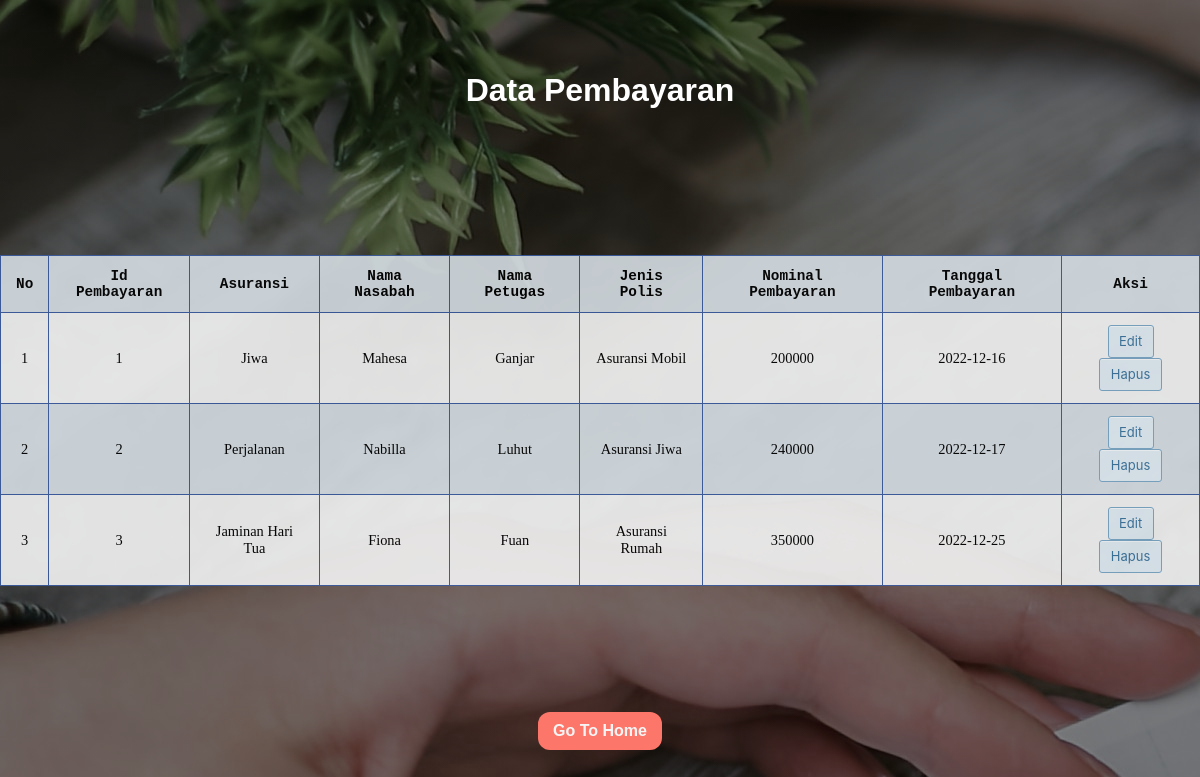
Screenshot of /pembayaran/read.php with the database file from the repository.
### tables this page shows
CREATE TABLE `pembayaran` (
  `id_pembayaran` int(10) NOT NULL,
  `kode_asuransi` int(10) NOT NULL,
  `id_nasabah` int(10) NOT NULL,
  `nip` int(10) NOT NULL,
  `no_polis` int(10) NOT NULL,
  `nominal_bayar` varchar(45) NOT NULL,
  `tanggal_pembayaran` date NOT NULL
);

CREATE TABLE `tb_asuransi` (
  `kode_asuransi` int(10) NOT NULL,
  `jenis_asuransi` varchar(45) NOT NULL,
  `jangka_waktu` date NOT NULL,
  `biaya_asuransi` int(20) NOT NULL
);

CREATE TABLE `nasabah` (
  `id_nasabah` int(10) NOT NULL,
  `nama_nasabah` varchar(45) NOT NULL,
  `jenis_kelamin_n` varchar(45) NOT NULL,
  `alamat` varchar(45) NOT NULL,
  `nip` int(10) NOT NULL,
  `no_polis` int(10) NOT NULL
);

CREATE TABLE `petugas` (
  `nip` int(10) NOT NULL,
  `nama_petugas` varchar(45) NOT NULL,
  `jenis_kelamin_p` varchar(45) NOT NULL,
  `alamat_p` varchar(45) NOT NULL
);

CREATE TABLE `polis` (
  `no_polis` int(10) NOT NULL,
  `jenis_polis` varchar(45) NOT NULL
);

### pembayaran/read.php (the view, shortened to what this page needs)
<!DOCTYPE html>
<html>
<head>
    <link rel="stylesheet" href="https://use.fontawesome.com/releases/v5.5.0/css/all.css">
    <link rel='stylesheet' href='https://cdnjs.cloudflare.com/ajax/libs/font-awesome/4.7.0/css/font-awesome.min.css'>
</head>
<body>
<h1 style="font-family: arial; color: #fff;">Data Pembayaran</h1>
    <div class="card-body">
        <table class="content-table" border="1">
                        <tr style="font-family: Courier New,monospace ;">
                            <th scope="col">No</th>
                            <th scope="col">Id Pembayaran</th>
                            <th scope="col">Asuransi</th>
                            <th scope="col">Nama Nasabah</th>
                            <th scope="col">Nama Petugas</th>
                            <th scope="col">Jenis Polis</th>
                            <th scope="col">Nominal Pembayaran</th>
                            <th scope="col">Tanggal Pembayaran</th>
                            <th scope="col">Aksi</th>
                        </tr>
                        <?php
                    include "koneksi.php";
                    $no = 1;
                    $ambildata = mysqli_query($koneksi,"SELECT * FROM pembayaran
                    INNER JOIN nasabah ON pembayaran.id_nasabah = nasabah.id_nasabah
                    INNER JOIN petugas ON pembayaran.nip = petugas.nip
                    INNER JOIN polis ON pembayaran.no_polis = polis.no_polis
                    INNER JOIN tb_asuransi ON pembayaran.kode_asuransi = tb_asuransi.kode_asuransi");
                    while ($data = mysqli_fetch_array($ambildata)){
                        echo "
                        <tr>
                        <td align='center'>$no</td>
                        <td align='center'>$data[id_pembayaran]</td>
                        <td align='center'>$data[jenis_asuransi]</td>
                        <td align='center'>$data[nama_nasabah]</td>
                        <td align='center'>$data[nama_petugas]</td>
                        <td align='center'>$data[jenis_polis]</td>
                        <td align='center'>$data[nominal_bayar]</td>
                        <td align='center'>$data[tanggal_pembayaran]</td>
                        <td align='center'>
                        <a href = 'update.php?id_pembayaran=$data[id_pembayaran]'>
                        <input class='button-8' type='button' value='Edit'>
                        </a>
                        <a href ='?hapus=$data[id_pembayaran]' onClick=\"return confirm('Anda yakin menghapus data ini?');\">
                        <input class='button-8' type='button' value='Hapus'>
                        </a>
                        </td>
                        </tr>";
                        $no++;
                        };
                        ?>
</table>
</div>
<a href="../Dashboard.html">
    <button class="button-32" role="button">Go To Home</button>
</a>
</body>
</html>

### pembayaran/read.php (style rules this page uses)
html, body { display: grid; height: 100%; width: 100%; place-items: center; background: linear-gradient(rgba(0,0,0,0.5), rgba(0,0,0,0.5)), url(asuransi2.jpg); }
.content-table { opacity: 0.9; border-collapse: collapse; margin: 25px 0; font-size: 0.9em; min-width: 400px; background-color: #d5dde3; border-color: #3a5ba0; }
.content-table th, .content-table td { padding: 12px 15px; }
.content-table tbody tr { border-bottom: 1px solid #3a5ba0; }
.content-table tbody tr:nth-of-type(even) { background-color: #f3f3f3; }
.content-table tbody tr:last-of-type { border-bottom: 1px solid #3a5ba0; }
.button-32 { background-color: #FC766AFF; border-radius: 12px; color: whitesmoke; cursor: pointer; font-weight: bold; padding: 10px 15px; text-align: center; transition: 200ms; width: 100%; box-sizing: border-box; border: 0; font-size: 16px; user-select: none; -webkit-user-select: none; touch-action: manipulation; }
.button-8 { background-color: #e1ecf4; border-radius: 3px; border: 1px solid #7aa7c7; box-shadow: rgba(255, 255, 255, .7) 0 1px 0 0 inset; box-sizing: border-box; color: #39739d; cursor: pointer; display: inline-block; font-family: -apple-system, system-ui, "Segoe UI", "Liberation Sans", sans-serif; font-size: 13px; font-weight: 400; line-height: 1.15385; margin: 0; outline: none; padding: 8px .8em; position: relative; text-align: center; text-decoration: none; user-select: none; -webkit-user-select: none; touch-action: manipulation; vertical-align: baseline; white-space: nowrap; }

### rows the page displays
pembayaran: id_pembayaran "1", kode_asuransi.jenis_asuransi "Jiwa", id_nasabah.nama_nasabah "Mahesa", nip.nama_petugas "Ganjar", no_polis.jenis_polis "Asuransi Mobil", nominal_bayar "200000", tanggal_pembayaran "2022-12-16"
pembayaran: id_pembayaran "2", kode_asuransi.jenis_asuransi "Perjalanan", id_nasabah.nama_nasabah "Nabilla", nip.nama_petugas "Luhut", no_polis.jenis_polis "Asuransi Jiwa", nominal_bayar "240000", tanggal_pembayaran "2022-12-17"
pembayaran: id_pembayaran "3", kode_asuransi.jenis_asuransi "Jaminan Hari Tua", id_nasabah.nama_nasabah "Fiona", nip.nama_petugas "Fuan", no_polis.jenis_polis "Asuransi Rumah", nominal_bayar "350000", tanggal_pembayaran "2022-12-25"
